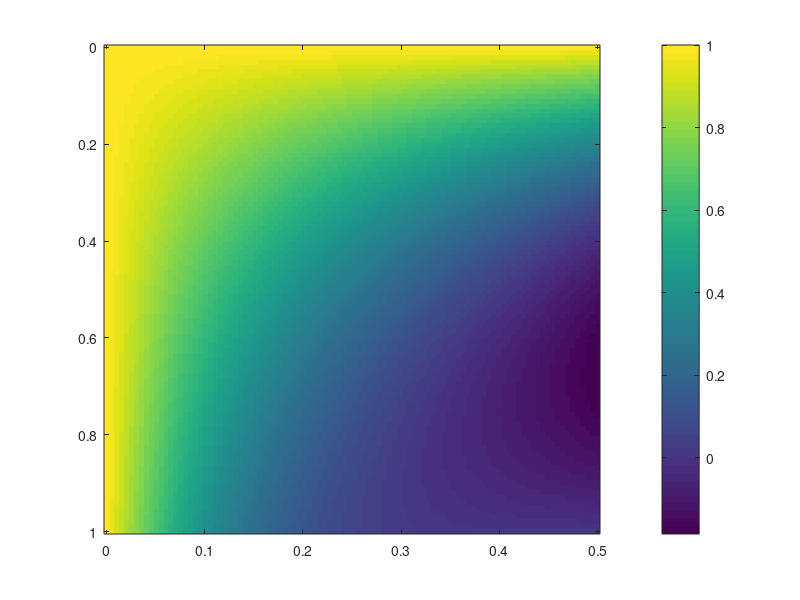

Reproduce this figure in MATLAB.
x=linspace(0,0.5,100);
y=linspace(0,1,100);
z=zeros(100);
for k=1:100
    for j=1:100
        a=x(k);
        b=y(j);
        z(k,j)=16*(a^4-a^3)*b^3 +(24*a^2-16*a^3)*b^2 -8*a*b +1;
    end
end
figure,imagesc(x,y,z.');colorbar